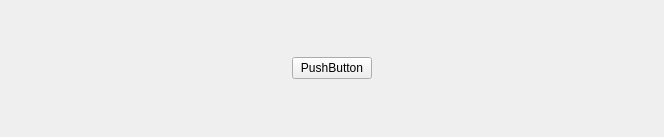
<?xml version="1.0" encoding="UTF-8"?>
<ui version="4.0">
 <class>ButtonGroup</class>
 <widget class="QWidget" name="ButtonGroup">
  <property name="geometry">
   <rect>
    <x>0</x>
    <y>0</y>
    <width>664</width>
    <height>137</height>
   </rect>
  </property>
  <property name="windowTitle">
   <string>Form</string>
  </property>
  <layout class="QHBoxLayout" name="horizontalLayout">
   <property name="spacing">
    <number>0</number>
   </property>
   <property name="leftMargin">
    <number>0</number>
   </property>
   <property name="topMargin">
    <number>0</number>
   </property>
   <property name="rightMargin">
    <number>0</number>
   </property>
   <property name="bottomMargin">
    <number>0</number>
   </property>
   <item>
    <widget class="QStackedWidget" name="stackedWidget">
     <property name="currentIndex">
      <number>1</number>
     </property>
     <widget class="QWidget" name="startPage">
      <layout class="QHBoxLayout" name="horizontalLayout_2">
       <item>
        <spacer name="horizontalSpacer">
         <property name="orientation">
          <enum>Qt::Orientation::Horizontal</enum>
         </property>
         <property name="sizeHint" stdset="0">
          <size>
           <width>274</width>
           <height>20</height>
          </size>
         </property>
        </spacer>
       </item>
       <item>
        <widget class="MyButton" name="start">
         <property name="text">
          <string>开始</string>
         </property>
        </widget>
       </item>
       <item>
        <spacer name="horizontalSpacer_2">
         <property name="orientation">
          <enum>Qt::Orientation::Horizontal</enum>
         </property>
         <property name="sizeHint" stdset="0">
          <size>
           <width>274</width>
           <height>20</height>
          </size>
         </property>
        </spacer>
       </item>
      </layout>
     </widget>
     <widget class="QWidget" name="playHandPage">
      <layout class="QHBoxLayout" name="horizontalLayout_3">
       <item>
        <spacer name="horizontalSpacer_3">
         <property name="orientation">
          <enum>Qt::Orientation::Horizontal</enum>
         </property>
         <property name="sizeHint" stdset="0">
          <size>
           <width>274</width>
           <height>20</height>
          </size>
         </property>
        </spacer>
       </item>
       <item>
        <widget class="MyButton" name="playCard">
         <property name="text">
          <string>PushButton</string>
         </property>
        </widget>
       </item>
       <item>
        <spacer name="horizontalSpacer_4">
         <property name="orientation">
          <enum>Qt::Orientation::Horizontal</enum>
         </property>
         <property name="sizeHint" stdset="0">
          <size>
           <width>274</width>
           <height>20</height>
          </size>
         </property>
        </spacer>
       </item>
      </layout>
     </widget>
     <widget class="QWidget" name="passOrPlayPpge">
      <layout class="QHBoxLayout" name="horizontalLayout_4">
       <item>
        <spacer name="horizontalSpacer_6">
         <property name="orientation">
          <enum>Qt::Orientation::Horizontal</enum>
         </property>
         <property name="sizeHint" stdset="0">
          <size>
           <width>40</width>
           <height>20</height>
          </size>
         </property>
        </spacer>
       </item>
       <item>
        <widget class="MyButton" name="pass">
         <property name="text">
          <string>PushButton</string>
         </property>
        </widget>
       </item>
       <item>
        <spacer name="horizontalSpacer_5">
         <property name="orientation">
          <enum>Qt::Orientation::Horizontal</enum>
         </property>
         <property name="sizeType">
          <enum>QSizePolicy::Policy::Fixed</enum>
         </property>
         <property name="sizeHint" stdset="0">
          <size>
           <width>15</width>
           <height>20</height>
          </size>
         </property>
        </spacer>
       </item>
       <item>
        <widget class="MyButton" name="playCard1">
         <property name="text">
          <string>PushButton</string>
         </property>
        </widget>
       </item>
       <item>
        <spacer name="horizontalSpacer_7">
         <property name="orientation">
          <enum>Qt::Orientation::Horizontal</enum>
         </property>
         <property name="sizeHint" stdset="0">
          <size>
           <width>40</width>
           <height>20</height>
          </size>
         </property>
        </spacer>
       </item>
      </layout>
     </widget>
     <widget class="QWidget" name="callLordPage">
      <layout class="QHBoxLayout" name="horizontalLayout_5">
       <item>
        <spacer name="horizontalSpacer_8">
         <property name="orientation">
          <enum>Qt::Orientation::Horizontal</enum>
         </property>
         <property name="sizeHint" stdset="0">
          <size>
           <width>40</width>
           <height>20</height>
          </size>
         </property>
        </spacer>
       </item>
       <item>
        <widget class="MyButton" name="giveUp">
         <property name="text">
          <string>PushButton</string>
         </property>
        </widget>
       </item>
       <item>
        <spacer name="horizontalSpacer_10">
         <property name="orientation">
          <enum>Qt::Orientation::Horizontal</enum>
         </property>
         <property name="sizeType">
          <enum>QSizePolicy::Policy::Fixed</enum>
         </property>
         <property name="sizeHint" stdset="0">
          <size>
           <width>10</width>
           <height>20</height>
          </size>
         </property>
        </spacer>
       </item>
       <item>
        <widget class="MyButton" name="one">
         <property name="text">
          <string>PushButton</string>
         </property>
        </widget>
       </item>
       <item>
        <spacer name="horizontalSpacer_11">
         <property name="orientation">
          <enum>Qt::Orientation::Horizontal</enum>
         </property>
         <property name="sizeType">
          <enum>QSizePolicy::Policy::Fixed</enum>
         </property>
         <property name="sizeHint" stdset="0">
          <size>
           <width>10</width>
           <height>20</height>
          </size>
         </property>
        </spacer>
       </item>
       <item>
        <widget class="MyButton" name="two">
         <property name="text">
          <string>PushButton</string>
         </property>
        </widget>
       </item>
       <item>
        <spacer name="horizontalSpacer_12">
         <property name="orientation">
          <enum>Qt::Orientation::Horizontal</enum>
         </property>
         <property name="sizeType">
          <enum>QSizePolicy::Policy::Fixed</enum>
         </property>
         <property name="sizeHint" stdset="0">
          <size>
           <width>10</width>
           <height>20</height>
          </size>
         </property>
        </spacer>
       </item>
       <item>
        <widget class="MyButton" name="three">
         <property name="text">
          <string>PushButton</string>
         </property>
        </widget>
       </item>
       <item>
        <spacer name="horizontalSpacer_9">
         <property name="orientation">
          <enum>Qt::Orientation::Horizontal</enum>
         </property>
         <property name="sizeHint" stdset="0">
          <size>
           <width>40</width>
           <height>20</height>
          </size>
         </property>
        </spacer>
       </item>
      </layout>
     </widget>
     <widget class="QWidget" name="nullPage"/>
    </widget>
   </item>
  </layout>
 </widget>
 <customwidgets>
  <customwidget>
   <class>MyButton</class>
   <extends>QPushButton</extends>
   <header location="global">D:\\Code\\learn_QT\\code\\doudizhu\\mybutton.h</header>
  </customwidget>
 </customwidgets>
 <resources/>
 <connections/>
</ui>
